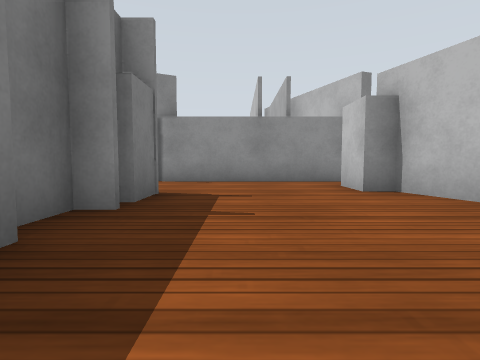
View 1 (above)

24 first-person views from a walk through a Gazebo world. The camera is 0.5 m above the floor, tilts 4° down and sees 80° across. The floor is counted in squares, 1 m on a side. Each view is taken from the middle of a square. On the plan, view 1 faces up. The plan holds only what a view shows up to about 9 squares ahead; the rest is blank. Robots are left out. Gazebo's built-in surfaces are drawn with simple patterns.

View 2
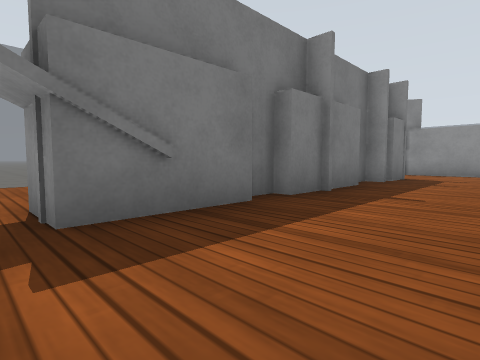

View 3
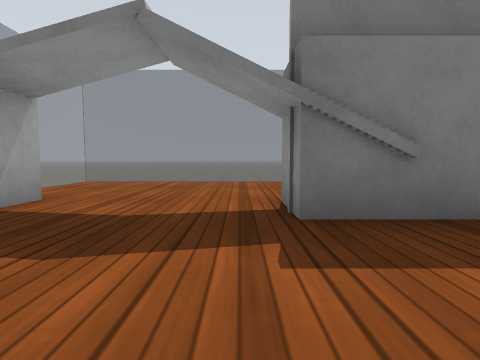

View 4
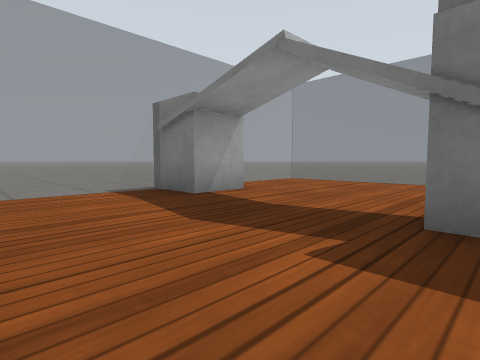

View 5
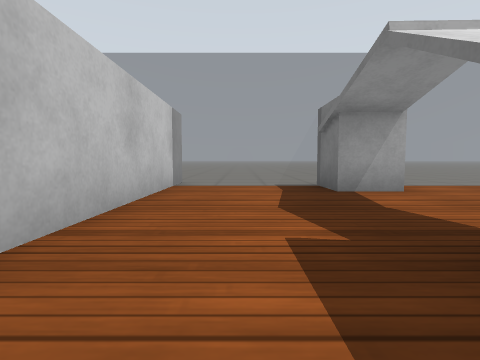

View 6
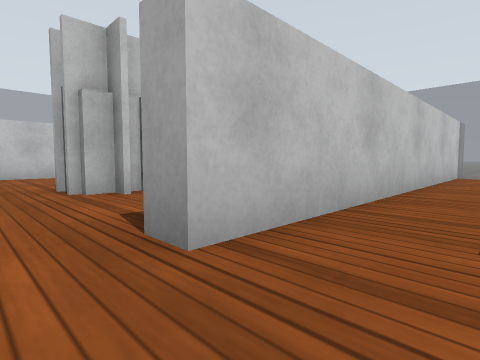

View 7
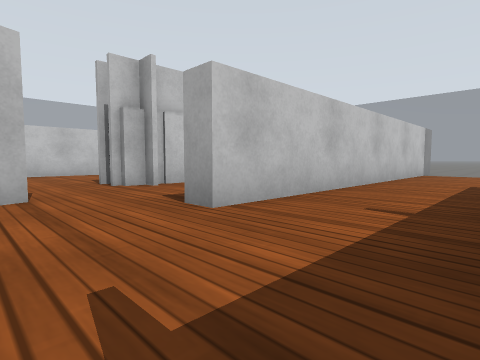

View 8
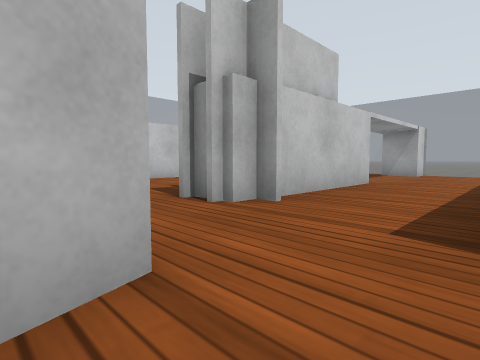

View 9
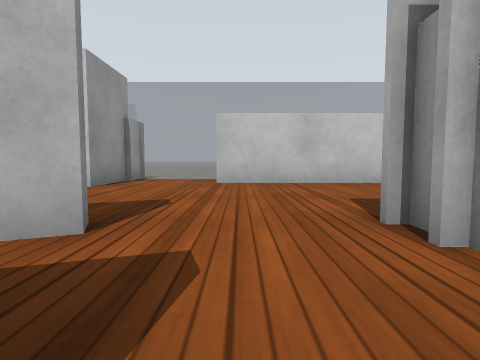

View 10
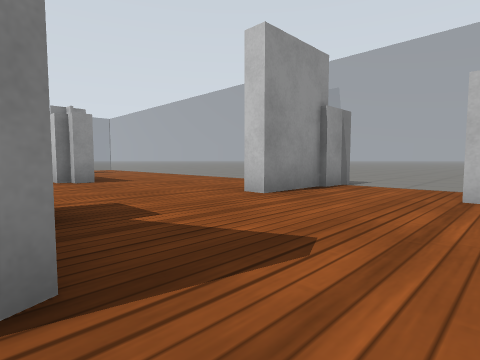

View 11
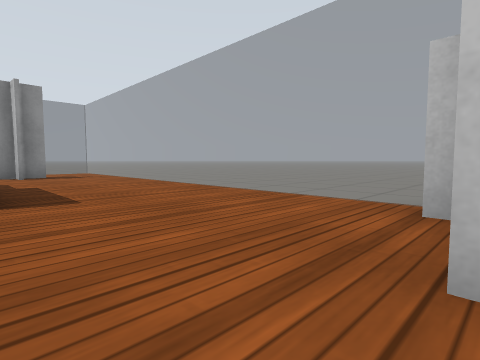

View 12
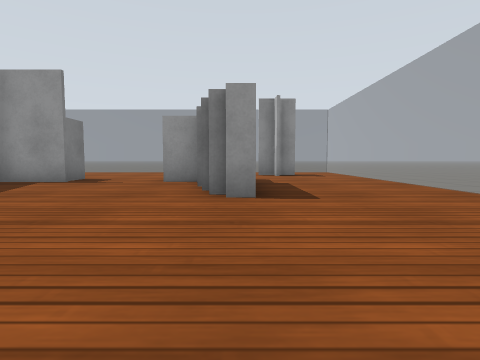

View 13
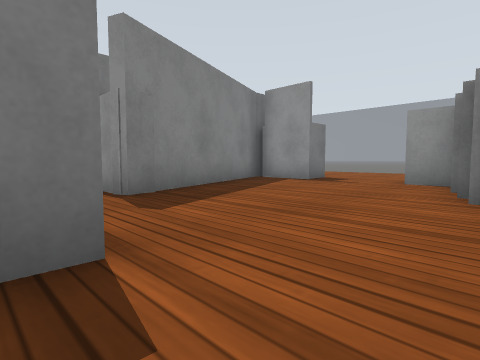

View 14
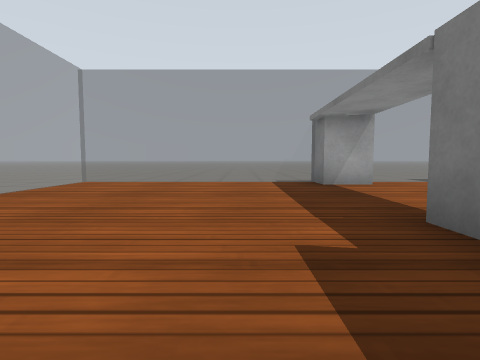

View 15
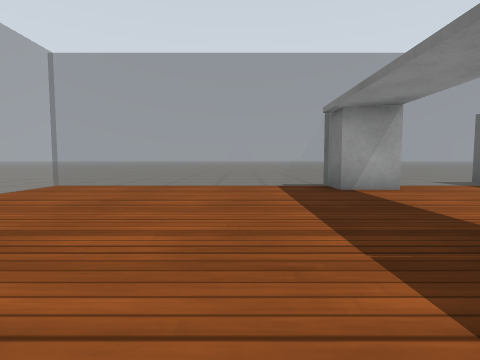

View 16
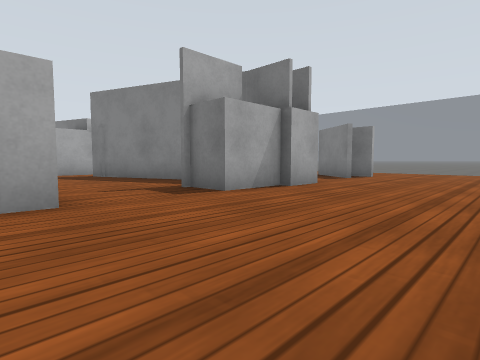

View 17
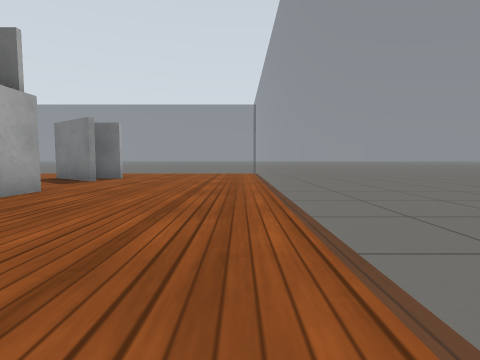

View 18
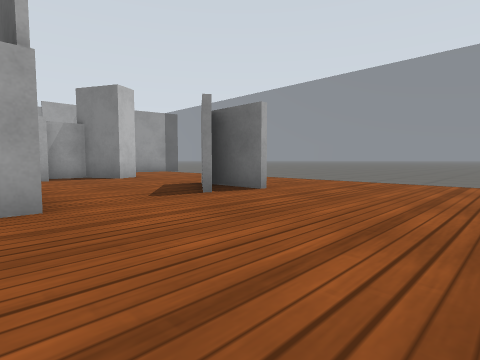

View 19
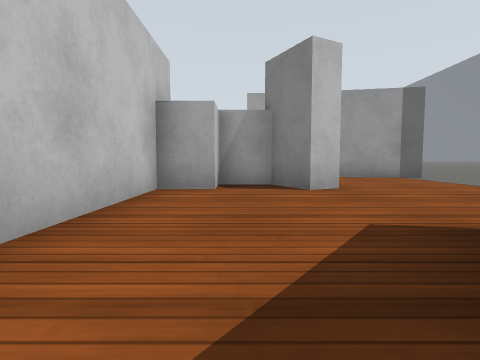

View 20
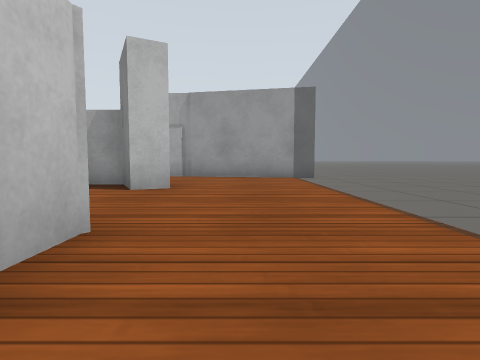

View 21
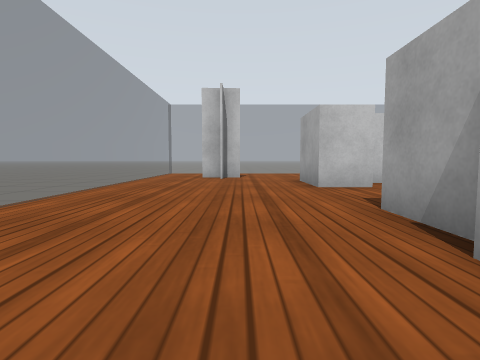

View 22
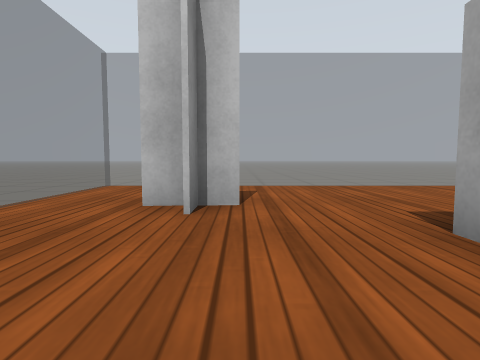

View 23
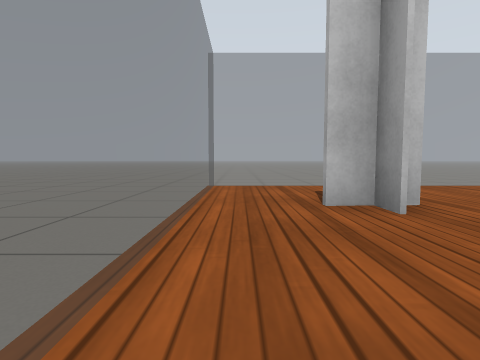

View 24
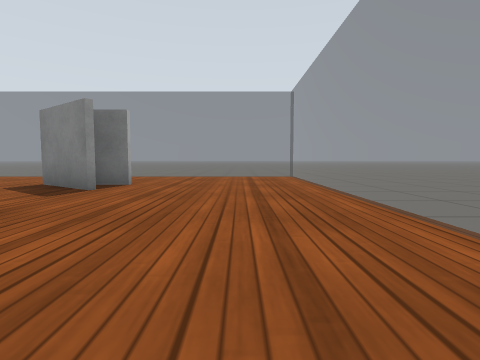

### Floor plan
Key: @ floor where view 1 was taken; # wall or solid block; . floor; = window, fence, low wall or low ledge; B white box.
Columns run from 6 left of view 1 to 11 right of it. Each row starts with its distance up from view 1.
 17 .================.
 16 =................=
 15 =.............#..=
 14 =.............#..=
 13 =......B.........=
 12 =..##..BBB.BBB...=
 11 =..#...#....B ...=
 10 =......##....#...=
  9 =......##....#...=
  8 =..BB.B##........=
  7 =...B#####.......=
  6 =................=
  5 =#......####...#BB
  4   ##BB...#.#.....=
  3    ##....#.......=
  2     #..........#
  1     B...#..B...#
  0     BB@.#.BB...#
 -1     #...#..B ..#
 -2     B...#..B...#
 -3 =...B...#..B....
 -4 =...B...#..B.....
 -5 =...B...#..B.....
 -6 =..BB...#..B.....=
 -7 ===BB...#..B.....=
 -8 .== B===#==B=====.

Positions as (right, up) in squares from view 1, and headings:
1: (0, 0), facing up
2: (1, -4), facing up-left
3: (1, -4), facing left
4: (1, -3), facing down-left
5: (0, -2), facing down
6: (0, 2), facing down-right
7: (-1, 3), facing down-right
8: (2, 3), facing down-right
9: (3, 2), facing right
10: (5, 2), facing up-right
11: (7, 5), facing up-right
12: (7, 5), facing up
13: (7, 5), facing up-left
14: (7, -1), facing down
15: (7, -2), facing down
16: (6, 16), facing down-left
17: (5, 16), facing left
18: (1, 16), facing down-left
19: (-1, 13), facing down
20: (-4, 13), facing down
21: (0, 14), facing right
22: (5, 14), facing right
23: (5, 16), facing right
24: (3, 15), facing left
